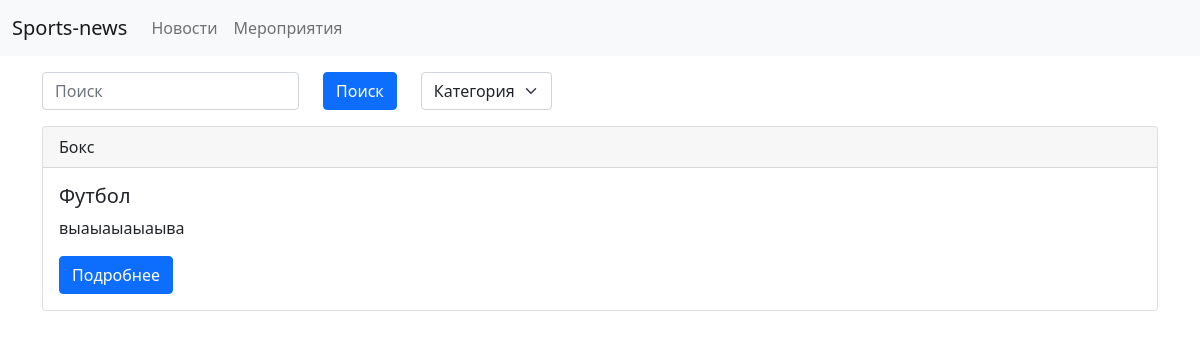
Before: /news/ with the older database file.
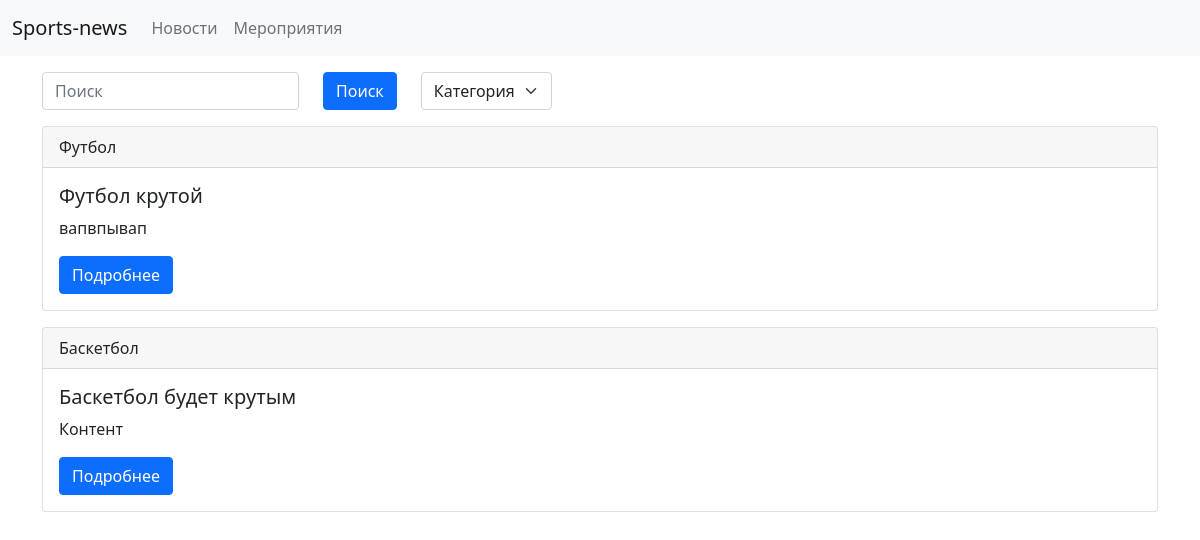
After: the same page with the newer database file.
### news/models.py (models this page shows, shortened)
class News(models.Model):
    title = models.CharField(max_length=64, verbose_name='Название')
    content = models.TextField(verbose_name='Текст')
    created_at = models.DateTimeField(auto_now_add=True, verbose_name='Дата создания')
    updated_at = models.DateTimeField(auto_now=True, verbose_name='Дата обновления')
    photo = models.ImageField(upload_to='photos/%Y/%m/%d/', verbose_name='Фотография', blank=True)
    is_published = models.BooleanField(default=True, verbose_name='Опубликовано')
    category = models.ForeignKey(Category, on_delete=models.CASCADE, verbose_name='Категория')
    author = models.ForeignKey(User, on_delete=models.CASCADE, verbose_name='Автор')
    class Meta:
        verbose_name = 'Новость'
        verbose_name_plural = 'Новости'
        ordering = ['created_at']

### category/models.py (models this page shows)
class Category(models.Model):
    title = models.CharField(max_length=64, verbose_name='Название')
    def __str__(self):
        return self.title
    class Meta:
        verbose_name = 'Категория'
        verbose_name_plural = 'Категории'
        ordering = ['title']

### news/views.py (the view)
# urls.py: path('', views.news, name='news'),
def news(request):
	title = request.GET.get('title', '')
	category = request.GET.get('category', '')
	try:
		news = News.objects.filter(category__title__icontains=category, title__icontains=title)
		categoryes = Category.objects.all()
	except:
		raise Http404('Новость не найдена')
	return render(request, 'news/list.html', {'news': news, 'categoryes': categoryes})

### templates/news/list.html (shortened to what this page needs)
{% extends 'base.html' %}
{% block content %}
	<div class="row">
		<div class="col">
			<form action="{% url 'news:news' %}" method="get" class="mt-3">
				<div class="row">
					<div class="col-auto">
						<input type="text" class="form-control" placeholder="Поиск" name="title">
						</div>
					<div class="col-auto">
							<button type="submit" class="btn btn-primary">Поиск</button>
					</div>
					<div class="col-auto">
						<select class="form-select" name="category">
							<option value="" selected>Категория</option>
						</select>
					</div>
				</div>
			</form>
		</div>
	</div>
	{% for n in news %}
		<div class="card mt-3">
			<div class="card-header">
				{{n.category}}
			</div>
			<div class="card-body">
				<h5 class="card-title">{{n.title}}</h5>
				<p class="card-text">{{n.content}}</p>
				<a href="{% url 'news:detail' n.id %}" class="btn btn-primary">Подробнее</a>
			</div>
		</div>
	{% endfor %}
{% endblock content %}

### templates/base.html (shortened to what this page needs)
<!DOCTYPE html>
<html lang="ru">
  <head>
    <link
      href="https://cdn.jsdelivr.net/npm/bootstrap@5.0.2/dist/css/bootstrap.min.css"
      rel="stylesheet"
    />
  </head>
  <body>
    <nav class="navbar navbar-expand-lg navbar-light bg-light">
      <div class="container-fluid">
        <a class="navbar-brand" href="{% url 'news:news' %}">Sports-news</a>
        <div class="collapse navbar-collapse" id="navbarSupportedContent">
          <ul class="navbar-nav me-auto mb-2 mb-lg-0">
            <li class="nav-item">
              <a class="nav-link" href="{% url 'news:news' %}">Новости</a>
            </li>
            <li class="nav-item">
              <a class="nav-link" href="{% url 'events:events' %}">Мероприятия</a>
            </li>
          </ul>
        </div>
      </div>
    </nav>
		<div class="container">
			{% block content %}{% endblock content %}
		</div>
  </body>
</html>

Changed rows visible on the page:
removed News: category "Бокс", title "Футбол", content "выаыаыаыаыва"
added News: category "Футбол", title "Футбол крутой", content "вапвпывап"
added News: category "Баскетбол", title "Баскетбол будет крутым", content "Контент"
